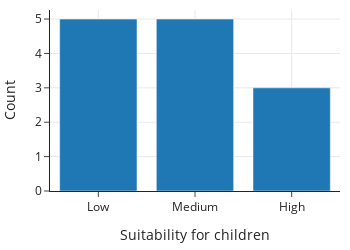

Write notebook code for a chart like this one.
### Markdown cell above
Then we can make the bar plot of counts of each category of suitability among the toy breeds:

### Code cell
toy_dogs = dogs.query('group == "toy"').groupby('kids').count().reset_index()
px.bar(toy_dogs, x='kids', y='breed', width=350, height=250,
      category_orders={"kids": ["Low", "Medium", "High"]},
      labels={"kids": "Suitability for children", "breed": "Count"})

### Figure 1 — Plotly figure (JSON) as saved in the notebook; plotly's stock layout.template omitted (floating-point values rounded to 4 significant figures)
{"data": [{"alignmentgroup": "True", "hovertemplate": "Suitability for children=%{x}<br>Count=%{y}<extra></extra>", "legendgroup": "", "marker": {"color": "#1F77B4", "pattern": {"shape": ""}}, "name": "", "offsetgroup": "", "orientation": "v", "showlegend": false, "textposition": "auto", "type": "bar", "x": ["High", "Low", "Medium"], "xaxis": "x", "y": [3, 5, 5], "yaxis": "y"}], "layout": {"barmode": "relative", "height": 250, "legend": {"tracegroupgap": 0}, "width": 350, "xaxis": {"anchor": "y", "autorange": true, "categoryarray": ["Low", "Medium", "High"], "categoryorder": "array", "domain": [0, 1], "range": [-0.5, 2.5], "title": {"text": "Suitability for children"}, "type": "category"}, "yaxis": {"anchor": "x", "autorange": true, "domain": [0, 1], "range": [0, 5.263], "title": {"text": "Count"}, "type": "linear"}}}
